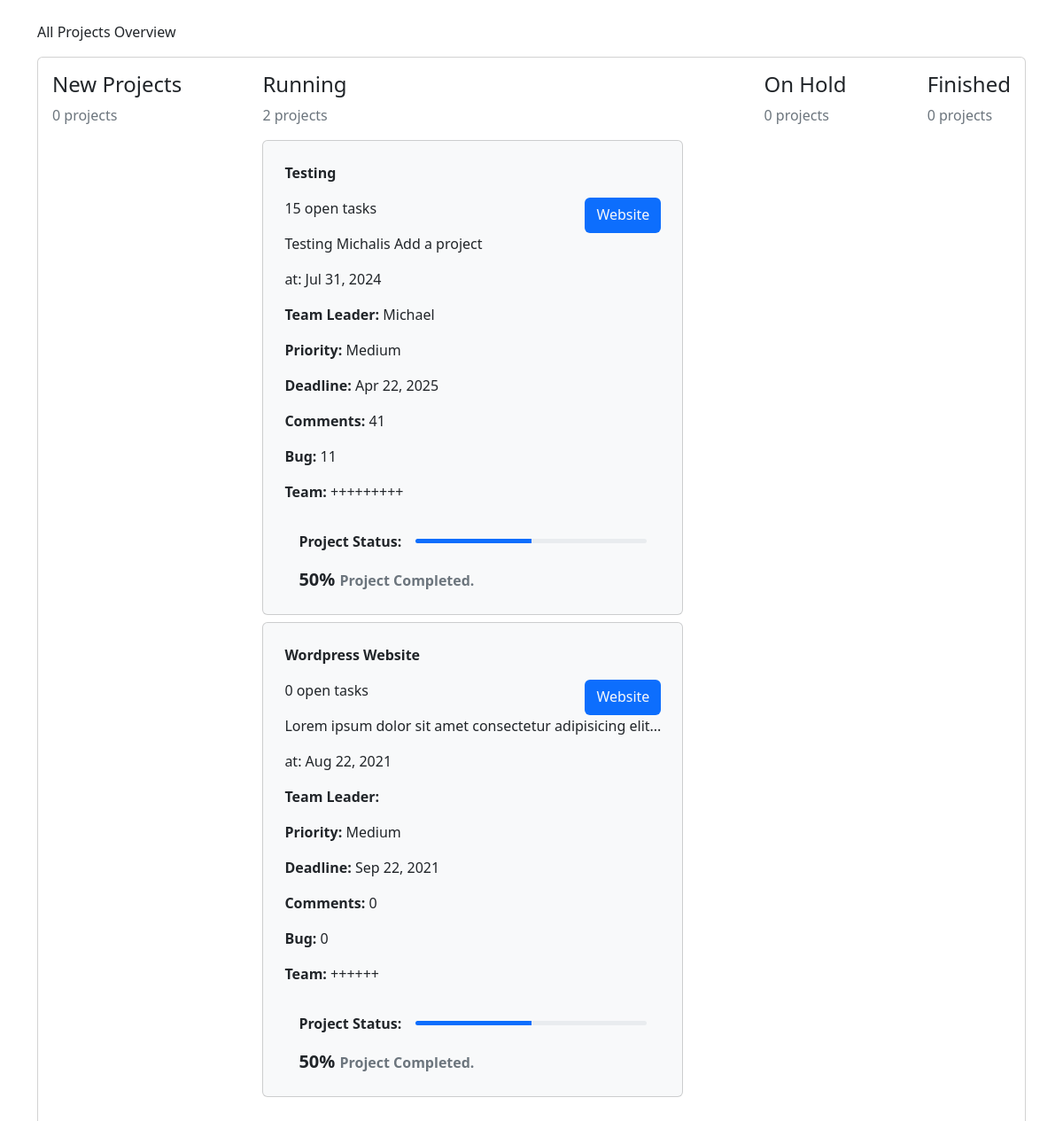
/app/projectoverview/projectoverview.component.php, run on the app's committed database.
### tables this page shows
CREATE TABLE projects (
    id INT AUTO_INCREMENT PRIMARY KEY,
    name VARCHAR(100) NOT NULL,
    status ENUM('New', 'Running', 'On Hold', 'Finished') NOT NULL DEFAULT 'New',
    open_tasks INT DEFAULT 0,
    type VARCHAR(50),
    description TEXT,
    created_by VARCHAR(50) NOT NULL,
    created_date DATE NOT NULL,
    last_updated DATETIME,
    team_leader VARCHAR(50),
    priority ENUM('Low', 'Medium', 'High') DEFAULT 'Medium',
    deadline DATE NOT NULL,
    comments_count INT DEFAULT 0,
    bugs_count INT DEFAULT 0,
    messages_count INT DEFAULT 0,
    commits_count INT DEFAULT 0,
    version VARCHAR(20),
    team VARCHAR(100),
    progress INT DEFAULT 0
);

### src/app/projectoverview/projectoverview.component.php (the view, shortened to what this page needs)
<?php
$db_host = 'localhost';
$db_user = 'root';
$db_pass = '';
$db_name = 'project_manager';
try {
    $pdo = new PDO("mysql:host=$db_host;dbname=$db_name", $db_user, $db_pass);
    $pdo->setAttribute(PDO::ATTR_ERRMODE, PDO::ERRMODE_EXCEPTION);
} catch (PDOException $e) {
    die("Connection failed: " . $e->getMessage());
}
$stmt = $pdo->query("SELECT * FROM projects");
$projects = $stmt->fetchAll(PDO::FETCH_ASSOC);
$overview = [
    'New' => [],
    'Running' => [],
    'On Hold' => [],
    'Finished' => []
];
foreach ($projects as $project) {
    $overview[$project['status']][] = $project;
}
?>
<!DOCTYPE html>
<html lang="en">
<head>
    <link href="https://cdn.jsdelivr.net/npm/bootstrap@5.3.0/dist/css/bootstrap.min.css" rel="stylesheet">
</head>
<body>
    <div class="container mt-4">
        <p>All Projects Overview</p>
        <div class="card">
            <div class="card-body">
                <div class="d-flex flex-row w-100 justify-content-between flex-wrap">
                    <div class="mb-3">
                        <p class="h4">New Projects</p>
                        <p class="text-secondary"><?php echo count($overview['New']); ?> projects</p>
                    </div>
                    <div class="mb-3">
                        <p class="h4">Running</p>
                        <p class="text-secondary"><?php echo count($overview['Running']); ?> project<?php echo count($overview['Running']) !== 1 ? 's' : ''; ?></p>
                        <?php foreach ($overview['Running'] as $project): ?>
                            <div class="card bg-light p-4 mt-2">
                                <div class="body">
                                    <p class="fw-bold"><?php echo htmlspecialchars($project['name']); ?></p>
                                    <div class="d-flex flex-row justify-content-between">
                                        <p><?php echo htmlspecialchars($project['open_tasks']); ?> open tasks</p>
                                        <a href="project_details.php?id=<?php echo $project['id']; ?>" class="btn bg-primary text-light"><?php echo htmlspecialchars($project['type']); ?></a>
                                    </div>
                                    <p><?php echo htmlspecialchars($project['description']); ?></p>
                                    <p class="fw-bold"><span class="fw-normal">at: <?php echo date('M d, Y', strtotime($project['created_date'])); ?></span></p>
                                    <p class="fw-bold">Team Leader: <span class="fw-normal"><?php echo htmlspecialchars($project['team_leader']); ?></span></p>
                                    <p class="fw-bold">Priority: <span class="fw-normal"><?php echo htmlspecialchars($project['priority']); ?></span></p>
                                    <p class="fw-bold">Deadline: <span class="fw-normal"><?php echo date('M d, Y', strtotime($project['deadline'])); ?></span></p>
                                    <p class="fw-bold">Comments: <span class="fw-normal"><?php echo htmlspecialchars($project['comments_count']); ?></span></p>
                                    <p class="fw-bold">Bug: <span class="fw-normal"><?php echo htmlspecialchars($project['bugs_count']); ?></span></p>
                                    <p class="fw-bold">Team: <span class="fw-normal"><?php echo htmlspecialchars($project['team']); ?></span></p>
                                    <div class="d-flex align-items-center">
                                        <span class="fw-bold p-3">Project Status:</span>
                                        <div class="progress flex-grow-1 me-3" style="height: 5px;">
                                            <div class="progress-bar bg-primary" style="width: <?php echo $project['progress']; ?>%;"></div>
                                        </div>
                                    </div>
                                    <span class="fw-bold fs-5 p-3"><?php echo $project['progress']; ?>% <span class="text-secondary fs-6">Project Completed.</span></span>
                                </div>
                            </div>
                        <?php endforeach; ?>
                    </div>
                    <div class="mb-3">
                        <p class="h4">On Hold</p>
                        <p class="text-secondary"><?php echo count($overview['On Hold']); ?> project<?php echo count($overview['On Hold']) !== 1 ? 's' : ''; ?></p>
                    </div>
                    <div class="mb-3">
                        <p class="h4">Finished</p>
                        <p class="text-secondary"><?php echo count($overview['Finished']); ?> projects</p>
                    </div>
                </div>
            </div>
        </div>
    </div>
</body>
</html>

### data on the page
projects: name "Testing", open_tasks "15", type "Website", description "Testing Michalis Add a project", created_date "Jul 31, 2024", team_leader "Michael", priority "Medium", deadline "Apr 22, 2025", comments_count "41", bugs_count "11", team "+++++++++", progress "50"
projects: name "Wordpress Website", open_tasks "0", type "Website", description "Lorem ipsum dolor sit amet consectetur adipisicing elit...", created_date "Aug 22, 2021", priority "Medium", deadline "Sep 22, 2021", comments_count "0", bugs_count "0", team "++++++", progress "50"

### other printed values
count($overview['New']) "0"
count($overview['Running']) "2"
count($overview['On Hold']) "0"
count($overview['Finished']) "0"
